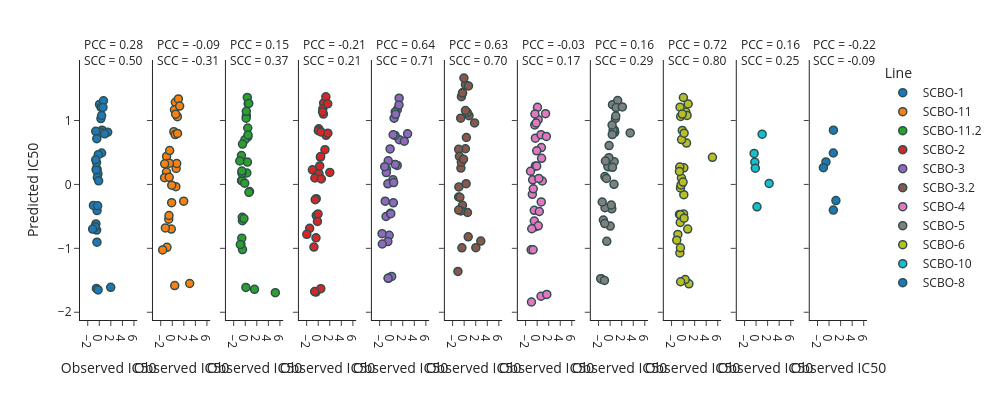

Source (notebook cell):
### Code cell
tmp = pdo_dr.loc[pdo_dr.TCGA_DESC=="BLCA"]

# tmp = pdo_dr.loc[(pdo_dr.TCGA_DESC=="HNSC")&(pdo_dr.Lab=="HC")]

fig = px.scatter(
    data_frame=tmp,
    x="Y_TRUE",
    y="Y_HAT",
    facet_col="Line",
    color="Line",
    # opacity=0.7,
    # symbol=pdo_dr.TCGA_DESC,
    height=400,
    width=1000,
    template="simple_white",
    # trendline="ols",
    labels={"Y_HAT": "Predicted IC50",
            "Y_TRUE": "Observed IC50",
            "color" : "Organoid line"
           },
)


fig.update_traces(
    marker=dict(
        size=8,
        line=dict(width=1.5, color="DarkSlateGrey")
    )
)

fig.update_traces(
    line=dict(color="black", width=2),
    selector=dict(mode="lines")
)

# add PCC + SCC per facet
for i, (ct, df_sub) in enumerate(tmp.groupby("Line"), start=1):
    pcc = df_sub["Y_TRUE"].corr(df_sub["Y_HAT"], method="pearson")
    scc = df_sub["Y_TRUE"].corr(df_sub["Y_HAT"], method="spearman")

    # axis ids: first facet uses 'x','y', others 'x2','y2',...
    ax_id = "" if i == 1 else str(i)

    fig.add_annotation(
        x=0.03, y=1.1,                  # position inside panel (3% from left, 95% from bottom)
        xref=f"x{ax_id} domain",
        yref=f"y{ax_id} domain",
        text=f"PCC = {pcc:.2f}<br>SCC = {scc:.2f}",
        showarrow=False,
        align="left",
        font=dict(size=12)
    )

fig.for_each_annotation(
    lambda a: a.update(text="") if isinstance(a.text, str) and a.text.startswith("Line=") else None
)

fig

### Figure 1 — Plotly figure (JSON) as saved in the notebook; plotly's stock layout.template omitted (floating-point values rounded to 4 significant figures)
{"data": [{"hovertemplate": "Line=SCBO-1<br>Observed IC50=%{x}<br>Predicted IC50=%{y}<extra></extra>", "legendgroup": "SCBO-1", "marker": {"color": "#1F77B4", "line": {"color": "DarkSlateGrey", "width": 1.5}, "size": 8, "symbol": "circle"}, "mode": "markers", "name": "SCBO-1", "orientation": "v", "showlegend": true, "type": "scatter", "x": [0.03885, -0.462, -0.3709, 0.2773, -0.5881, 0.4819, -0.5022, -0.4066, 0.4051, -0.1785, -0.23, -0.5249, -0.3902, 0.2305, -0.5251, -1.017, 0.7238, -0.3415, 0.3132, -0.1109, 1.976, -0.6174, -0.282, 0.4005, -0.4735, -0.6244, -0.4343, 1.455, -0.7121, -1.158, 0.6369, -0.2144, 0.9133], "xaxis": "x", "y": [1.251, -0.7142, 0.2371, 1.03, -0.6187, 0.8479, -1.627, -0.9032, 0.4915, 0.4648, 0.1655, 0.2414, -0.4094, 0.8159, 0.2272, -0.3293, 1.309, 0.1074, 1.205, 0.05611, -1.611, 0.8299, -0.335, 1.078, 0.3426, 0.3857, 0.7159, 0.8179, -0.6635, -0.6978, 1.204, -1.65, 0.7918], "yaxis": "y"}, {"hovertemplate": "Line=SCBO-11<br>Observed IC50=%{x}<br>Predicted IC50=%{y}<extra></extra>", "legendgroup": "SCBO-11", "marker": {"color": "#FF7F0E", "line": {"color": "DarkSlateGrey", "width": 1.5}, "size": 8, "symbol": "circle"}, "mode": "markers", "name": "SCBO-11", "orientation": "v", "showlegend": true, "type": "scatter", "x": [0.5317, -0.1718, 0.6673, 0.8888, -0.6084, 0.2682, 3.015, -0.9163, 0.7696, -0.9883, 0.6191, -1.003, -0.5636, -0.4972, 1.977, 1.059, -1.334, 0.3797, -0.09228, 0.5072, -0.1044, 0.5811, -0.5233, -1.316, -0.4525, -1.197, -1.663, 1.278, 0.4275, 0.9068], "xaxis": "x2", "y": [1.284, -0.6978, 0.2505, 1.059, -0.5442, 0.8247, -1.55, -0.9838, 0.3273, 0.4386, -0.03556, 0.1942, -0.4862, 0.3326, -0.263, 1.337, 0.1051, 1.168, -0.01177, 0.7804, -0.2861, 1.099, 0.111, 0.3214, 0.5286, -0.6808, -1.025, 1.225, -1.583, 0.7983], "yaxis": "y2"}, {"hovertemplate": "Line=SCBO-11.2<br>Observed IC50=%{x}<br>Predicted IC50=%{y}<extra></extra>", "legendgroup": "SCBO-11.2", "marker": {"color": "#2CA02C", "line": {"color": "DarkSlateGrey", "width": 1.5}, "size": 8, "symbol": "circle"}, "mode": "markers", "name": "SCBO-11.2", "orientation": "v", "showlegend": true, "type": "scatter", "x": [0.5092, -0.4732, 0.2674, 0.1999, -0.4908, 0.451, 5.208, -0.7482, 0.3774, -0.6556, 0.7448, -0.6377, -0.5199, 0.4348, -0.5375, 0.6312, 0.3539, -0.572, 0.1531, -0.09088, 1.606, -0.05505, -0.2239, 0.1835, -0.5893, -0.9468, -0.4757, -0.6001, -0.8582, 0.6097, 0.1123, 0.4771], "xaxis": "x3", "y": [1.263, -1.019, 0.1804, 1.076, -0.5678, 0.7445, -1.694, -0.9357, 0.3501, 0.4509, -0.1109, 0.05908, -0.5154, 0.8826, 0.05777, -0.1242, 1.36, 0.1739, 1.036, 0.01886, -1.641, 0.7001, -0.5339, 1.143, 0.2091, 0.3667, 0.6318, -0.8417, -0.9413, 1.266, -1.612, 0.7747], "yaxis": "y3"}, {"hovertemplate": "Line=SCBO-2<br>Observed IC50=%{x}<br>Predicted IC50=%{y}<extra></extra>", "legendgroup": "SCBO-2", "marker": {"color": "#D62728", "line": {"color": "DarkSlateGrey", "width": 1.5}, "size": 8, "symbol": "circle"}, "mode": "markers", "name": "SCBO-2", "orientation": "v", "showlegend": true, "type": "scatter", "x": [0.935, -0.3906, 2.007, 0.8989, -1.48, 1.359, -0.3898, -0.74, 1.163, 0.3759, -0.3431, -1.005, -0.341, 0.0993, 0.1354, -0.524, 1.32, -0.5866, 0.8009, 0.5319, 0.4458, 0.01762, -0.03127, 0.7465, 0.4218, 0.2605, 0.4808, -1.979, -0.1367, 1.651, -0.6218, 1.666], "xaxis": "x4", "y": [1.272, -0.8349, 0.1876, 1.1, -0.6866, 0.7674, -1.684, -0.9806, 0.5433, 0.4267, -0.2238, 0.2275, -0.4872, 0.8693, 0.1674, -0.2388, 1.37, 0.1003, 1.184, 0.08519, -1.631, 0.8413, -0.4609, 1.137, 0.4361, 0.2886, 0.8209, -0.7815, -0.5799, 1.262, -1.676, 0.8006], "yaxis": "y4"}, {"hovertemplate": "Line=SCBO-3<br>Observed IC50=%{x}<br>Predicted IC50=%{y}<extra></extra>", "legendgroup": "SCBO-3", "marker": {"color": "#9467BD", "line": {"color": "DarkSlateGrey", "width": 1.5}, "size": 8, "symbol": "circle"}, "mode": "markers", "name": "SCBO-3", "orientation": "v", "showlegend": true, "type": "scatter", "x": [1.056, -0.3502, 1.046, 0.5092, -0.8917, 1.398, -0.4947, -0.5766, 0.7047, -0.5146, 0.3768, -0.8214, -0.1379, 0.6679, 0.2948, -1.04, 1.373, -0.5799, 0.6979, 0.4256, 0.07846, 0.337, -0.07407, 0.7623, -0.8507, -1.129, -0.1894, 2.267, -1.584, -1.541, 1.351, -0.5279, 2.835], "xaxis": "x5", "y": [1.17, -0.7969, 0.2972, 1.036, -0.5021, 0.699, -1.468, -0.8934, 0.3114, 0.3684, -0.2888, 0.2383, -0.4521, 0.7659, 0.07461, -0.2627, 1.35, 0.009382, 1.133, 0.02955, -1.44, 0.777, -0.4572, 1.097, 0.1845, 0.2782, 0.5555, 0.6754, -0.7715, -0.9323, 1.243, -1.467, 0.7922], "yaxis": "y5"}, {"hovertemplate": "Line=SCBO-3.2<br>Observed IC50=%{x}<br>Predicted IC50=%{y}<extra></extra>", "legendgroup": "SCBO-3.2", "marker": {"color": "#8C564B", "line": {"color": "DarkSlateGrey", "width": 1.5}, "size": 8, "symbol": "circle"}, "mode": "markers", "name": "SCBO-3.2", "orientation": "v", "showlegend": true, "type": "scatter", "x": [0.2207, -0.962, 0.3798, -0.2801, -0.9202, 0.8314, 2.874, -1.081, 0.5722, 0.2137, -0.2867, -0.9588, -0.7344, 0.5364, -0.6017, 0.7002, -0.04673, -0.8267, -0.4761, -0.5898, -0.5643, -0.289, 0.3384, -0.4912, -0.1128, 1.806, -0.9508, 2.019, 0.746, -0.3915, 0.2194], "xaxis": "x6", "y": [1.56, -0.1971, 0.7338, 1.434, -0.03993, 1.076, -0.8871, -1.361, -0.4396, 0.558, -0.326, 0.5486, -0.2017, 1.123, 1.036, -0.8191, 1.665, 0.4394, 1.373, -0.4157, 0.2557, 1.428, 0.01097, 0.3476, 0.394, 0.9619, -0.4022, -0.9899, 1.541, -0.9911, 1.156], "yaxis": "y6"}, {"hovertemplate": "Line=SCBO-4<br>Observed IC50=%{x}<br>Predicted IC50=%{y}<extra></extra>", "legendgroup": "SCBO-4", "marker": {"color": "#E377C2", "line": {"color": "DarkSlateGrey", "width": 1.5}, "size": 8, "symbol": "circle"}, "mode": "markers", "name": "SCBO-4", "orientation": "v", "showlegend": true, "type": "scatter", "x": [0.1782, -0.3468, 0.8843, -0.4139, -1.033, 0.7317, 0.6687, -0.7001, -0.3036, -0.07848, 0.7058, -1.147, -0.4927, -0.07614, -0.779, 0.1935, 0.0524, -0.8366, -0.3875, -0.6719, 1.669, -0.3061, -0.498, -0.1771, 0.7642, 0.2808, 0.6708, -0.9375, 0.3718, 1.452, -0.9842, 1.585], "xaxis": "x7", "y": [1.013, -0.6641, 0.05351, 0.9303, -1.023, 0.5764, -1.75, -1.022, 0.2891, 0.2871, -0.2749, 0.2059, -0.5725, 0.526, 0.07258, -0.6473, 1.206, -0.155, 1.102, -0.06821, -1.721, 0.7236, -0.4056, 0.9606, 0.4089, 0.09316, 0.7785, -0.6935, -0.4239, 1.107, -1.84, 0.7506], "yaxis": "y7"}, {"hovertemplate": "Line=SCBO-5<br>Observed IC50=%{x}<br>Predicted IC50=%{y}<extra></extra>", "legendgroup": "SCBO-5", "marker": {"color": "#7F7F7F", "line": {"color": "DarkSlateGrey", "width": 1.5}, "size": 8, "symbol": "circle"}, "mode": "markers", "name": "SCBO-5", "orientation": "v", "showlegend": true, "type": "scatter", "x": [0.4126, 0.01809, -0.2456, 0.9243, -1.171, 0.8012, -1.47, -0.5786, 0.6976, -0.2169, -0.9147, -0.3886, 0.2914, 0.7461, 0.4037, -0.887, 1.308, -0.6361, 1.044, 0.6726, -1.63, 0.5084, 0.1984, 0.9767, -0.1801, -0.8134, 0.3362, 0.3691, -0.9323, -1.37, 2.118, -0.9815, 3.473], "xaxis": "x8", "y": [1.248, -0.6511, 0.276, 1.031, -0.5569, 0.8145, -1.481, -0.8898, 0.3549, 0.4181, 0.1222, 0.2806, -0.3826, 0.8512, 0.2681, -0.3646, 1.311, 0.09305, 1.202, 0.001644, -1.474, 0.8464, -0.3219, 1.07, 0.6078, 0.3664, 0.9296, 0.7789, -0.6133, -0.2752, 1.213, -1.502, 0.8051], "yaxis": "y8"}, {"hovertemplate": "Line=SCBO-6<br>Observed IC50=%{x}<br>Predicted IC50=%{y}<extra></extra>", "legendgroup": "SCBO-6", "marker": {"color": "#BCBD22", "line": {"color": "DarkSlateGrey", "width": 1.5}, "size": 8, "symbol": "circle"}, "mode": "markers", "name": "SCBO-6", "orientation": "v", "showlegend": true, "type": "scatter", "x": [0.4647, -0.9096, 0.1313, -0.4249, -0.498, 0.5942, 1.011, 0.6906, -0.5596, -0.2838, 0.1191, 0.7933, -0.5823, -0.6309, -0.2599, -0.6365, 0.08329, 0.04781, -0.4506, -0.5306, -0.3532, 0.3591, -0.1366, -0.4684, -0.1399, -0.005051, 0.1759, 5.075, -1.098, -0.4599, 0.8765, -0.43, 0.177], "xaxis": "x9", "y": [1.131, -0.7822, 0.2603, 1.062, -0.5941, 0.647, -1.554, 1.079, -1.072, 0.1001, -0.1608, -0.6984, 0.2706, -0.4695, 0.7018, 0.2018, -0.4612, 1.359, -0.05529, 1.208, -0.008885, -1.489, 0.8439, -0.4757, 1.1, 0.03613, -0.529, 0.4231, -0.8728, -0.9907, 1.258, -1.523, 0.8023], "yaxis": "y9"}, {"hovertemplate": "Line=SCBO-10<br>Observed IC50=%{x}<br>Predicted IC50=%{y}<extra></extra>", "legendgroup": "SCBO-10", "marker": {"color": "#17BECF", "line": {"color": "DarkSlateGrey", "width": 1.5}, "size": 8, "symbol": "circle"}, "mode": "markers", "name": "SCBO-10", "orientation": "v", "showlegend": true, "type": "scatter", "x": [-0.2185, 2.263, -0.3421, -0.129, 1.048, 0.1564], "xaxis": "x10", "y": [0.3475, 0.01465, 0.4841, 0.2539, 0.7864, -0.3499], "yaxis": "y10"}, {"hovertemplate": "Line=SCBO-8<br>Observed IC50=%{x}<br>Predicted IC50=%{y}<extra></extra>", "legendgroup": "SCBO-8", "marker": {"color": "#1F77B4", "line": {"color": "DarkSlateGrey", "width": 1.5}, "size": 8, "symbol": "circle"}, "mode": "markers", "name": "SCBO-8", "orientation": "v", "showlegend": true, "type": "scatter", "x": [-0.5387, 1.186, 0.7389, -0.9823, 0.7566, 0.7425], "xaxis": "x11", "y": [0.3517, -0.2535, 0.4914, 0.2612, 0.8478, -0.4014], "yaxis": "y11"}], "layout": {"annotations": [{"showarrow": false, "text": "", "x": 0.03636, "xanchor": "center", "xref": "paper", "y": 1, "yanchor": "bottom", "yref": "paper"}, {"showarrow": false, "text": "", "x": 0.1291, "xanchor": "center", "xref": "paper", "y": 1, "yanchor": "bottom", "yref": "paper"}, {"showarrow": false, "text": "", "x": 0.2218, "xanchor": "center", "xref": "paper", "y": 1, "yanchor": "bottom", "yref": "paper"}, {"showarrow": false, "text": "", "x": 0.3145, "xanchor": "center", "xref": "paper", "y": 1, "yanchor": "bottom", "yref": "paper"}, {"showarrow": false, "text": "", "x": 0.4073, "xanchor": "center", "xref": "paper", "y": 1, "yanchor": "bottom", "yref": "paper"}, {"showarrow": false, "text": "", "x": 0.5, "xanchor": "center", "xref": "paper", "y": 1, "yanchor": "bottom", "yref": "paper"}, {"showarrow": false, "text": "", "x": 0.5927, "xanchor": "center", "xref": "paper", "y": 1, "yanchor": "bottom", "yref": "paper"}, {"showarrow": false, "text": "", "x": 0.6855, "xanchor": "center", "xref": "paper", "y": 1, "yanchor": "bottom", "yref": "paper"}, {"showarrow": false, "text": "", "x": 0.7782, "xanchor": "center", "xref": "paper", "y": 1, "yanchor": "bottom", "yref": "paper"}, {"showarrow": false, "text": "", "x": 0.8709, "xanchor": "center", "xref": "paper", "y": 1, "yanchor": "bottom", "yref": "paper"}, {"showarrow": false, "text": "", "x": 0.9636, "xanchor": "center", "xref": "paper", "y": 1, "yanchor": "bottom", "yref": "paper"}, {"align": "left", "font": {"size": 12}, "showarrow": false, "text": "PCC = 0.28<br>SCC = 0.50", "x": 0.03, "xref": "x domain", "y": 1.1, "yref": "y domain"}, {"align": "left", "font": {"size": 12}, "showarrow": false, "text": "PCC = -0.09<br>SCC = -0.31", "x": 0.03, "xref": "x2 domain", "y": 1.1, "yref": "y2 domain"}, {"align": "left", "font": {"size": 12}, "showarrow": false, "text": "PCC = 0.15<br>SCC = 0.37", "x": 0.03, "xref": "x3 domain", "y": 1.1, "yref": "y3 domain"}, {"align": "left", "font": {"size": 12}, "showarrow": false, "text": "PCC = -0.21<br>SCC = 0.21", "x": 0.03, "xref": "x4 domain", "y": 1.1, "yref": "y4 domain"}, {"align": "left", "font": {"size": 12}, "showarrow": false, "text": "PCC = 0.64<br>SCC = 0.71", "x": 0.03, "xref": "x5 domain", "y": 1.1, "yref": "y5 domain"}, {"align": "left", "font": {"size": 12}, "showarrow": false, "text": "PCC = 0.63<br>SCC = 0.70", "x": 0.03, "xref": "x6 domain", "y": 1.1, "yref": "y6 domain"}, {"align": "left", "font": {"size": 12}, "showarrow": false, "text": "PCC = -0.03<br>SCC = 0.17", "x": 0.03, "xref": "x7 domain", "y": 1.1, "yref": "y7 domain"}, {"align": "left", "font": {"size": 12}, "showarrow": false, "text": "PCC = 0.16<br>SCC = 0.29", "x": 0.03, "xref": "x8 domain", "y": 1.1, "yref": "y8 domain"}, {"align": "left", "font": {"size": 12}, "showarrow": false, "text": "PCC = 0.72<br>SCC = 0.80", "x": 0.03, "xref": "x9 domain", "y": 1.1, "yref": "y9 domain"}, {"align": "left", "font": {"size": 12}, "showarrow": false, "text": "PCC = 0.16<br>SCC = 0.25", "x": 0.03, "xref": "x10 domain", "y": 1.1, "yref": "y10 domain"}, {"align": "left", "font": {"size": 12}, "showarrow": false, "text": "PCC = -0.22<br>SCC = -0.09", "x": 0.03, "xref": "x11 domain", "y": 1.1, "yref": "y11 domain"}], "height": 400, "legend": {"title": {"text": "Line"}, "tracegroupgap": 0}, "margin": {"t": 60}, "width": 1000, "xaxis": {"anchor": "y", "autorange": true, "domain": [0, 0.07273], "range": [-3.345, 6.574], "title": {"text": "Observed IC50"}, "type": "linear"}, "xaxis10": {"anchor": "y10", "autorange": true, "domain": [0.8345, 0.9073], "matches": "x", "range": [-3.345, 6.574], "title": {"text": "Observed IC50"}, "type": "linear"}, "xaxis11": {"anchor": "y11", "autorange": true, "domain": [0.9273, 1], "matches": "x", "range": [-3.345, 6.574], "title": {"text": "Observed IC50"}, "type": "linear"}, "xaxis2": {"anchor": "y2", "autorange": true, "domain": [0.09273, 0.1655], "matches": "x", "range": [-3.345, 6.574], "title": {"text": "Observed IC50"}, "type": "linear"}, "xaxis3": {"anchor": "y3", "autorange": true, "domain": [0.1855, 0.2582], "matches": "x", "range": [-3.345, 6.574], "title": {"text": "Observed IC50"}, "type": "linear"}, "xaxis4": {"anchor": "y4", "autorange": true, "domain": [0.2782, 0.3509], "matches": "x", "range": [-3.345, 6.574], "title": {"text": "Observed IC50"}, "type": "linear"}, "xaxis5": {"anchor": "y5", "autorange": true, "domain": [0.3709, 0.4436], "matches": "x", "range": [-3.345, 6.574], "title": {"text": "Observed IC50"}, "type": "linear"}, "xaxis6": {"anchor": "y6", "autorange": true, "domain": [0.4636, 0.5364], "matches": "x", "range": [-3.345, 6.574], "title": {"text": "Observed IC50"}, "type": "linear"}, "xaxis7": {"anchor": "y7", "autorange": true, "domain": [0.5564, 0.6291], "matches": "x", "range": [-3.345, 6.574], "title": {"text": "Observed IC50"}, "type": "linear"}, "xaxis8": {"anchor": "y8", "autorange": true, "domain": [0.6491, 0.7218], "matches": "x", "range": [-3.345, 6.574], "title": {"text": "Observed IC50"}, "type": "linear"}, "xaxis9": {"anchor": "y9", "autorange": true, "domain": [0.7418, 0.8145], "matches": "x", "range": [-3.345, 6.574], "title": {"text": "Observed IC50"}, "type": "linear"}, "yaxis": {"anchor": "x", "autorange": true, "domain": [0, 1], "range": [-2.121, 1.946], "title": {"text": "Predicted IC50"}, "type": "linear"}, "yaxis10": {"anchor": "x10", "autorange": true, "domain": [0, 1], "matches": "y", "range": [-2.121, 1.946], "showticklabels": false, "type": "linear"}, "yaxis11": {"anchor": "x11", "autorange": true, "domain": [0, 1], "matches": "y", "range": [-2.121, 1.946], "showticklabels": false, "type": "linear"}, "yaxis2": {"anchor": "x2", "autorange": true, "domain": [0, 1], "matches": "y", "range": [-2.121, 1.946], "showticklabels": false, "type": "linear"}, "yaxis3": {"anchor": "x3", "autorange": true, "domain": [0, 1], "matches": "y", "range": [-2.121, 1.946], "showticklabels": false, "type": "linear"}, "yaxis4": {"anchor": "x4", "autorange": true, "domain": [0, 1], "matches": "y", "range": [-2.121, 1.946], "showticklabels": false, "type": "linear"}, "yaxis5": {"anchor": "x5", "autorange": true, "domain": [0, 1], "matches": "y", "range": [-2.121, 1.946], "showticklabels": false, "type": "linear"}, "yaxis6": {"anchor": "x6", "autorange": true, "domain": [0, 1], "matches": "y", "range": [-2.121, 1.946], "showticklabels": false, "type": "linear"}, "yaxis7": {"anchor": "x7", "autorange": true, "domain": [0, 1], "matches": "y", "range": [-2.121, 1.946], "showticklabels": false, "type": "linear"}, "yaxis8": {"anchor": "x8", "autorange": true, "domain": [0, 1], "matches": "y", "range": [-2.121, 1.946], "showticklabels": false, "type": "linear"}, "yaxis9": {"anchor": "x9", "autorange": true, "domain": [0, 1], "matches": "y", "range": [-2.121, 1.946], "showticklabels": false, "type": "linear"}}}
